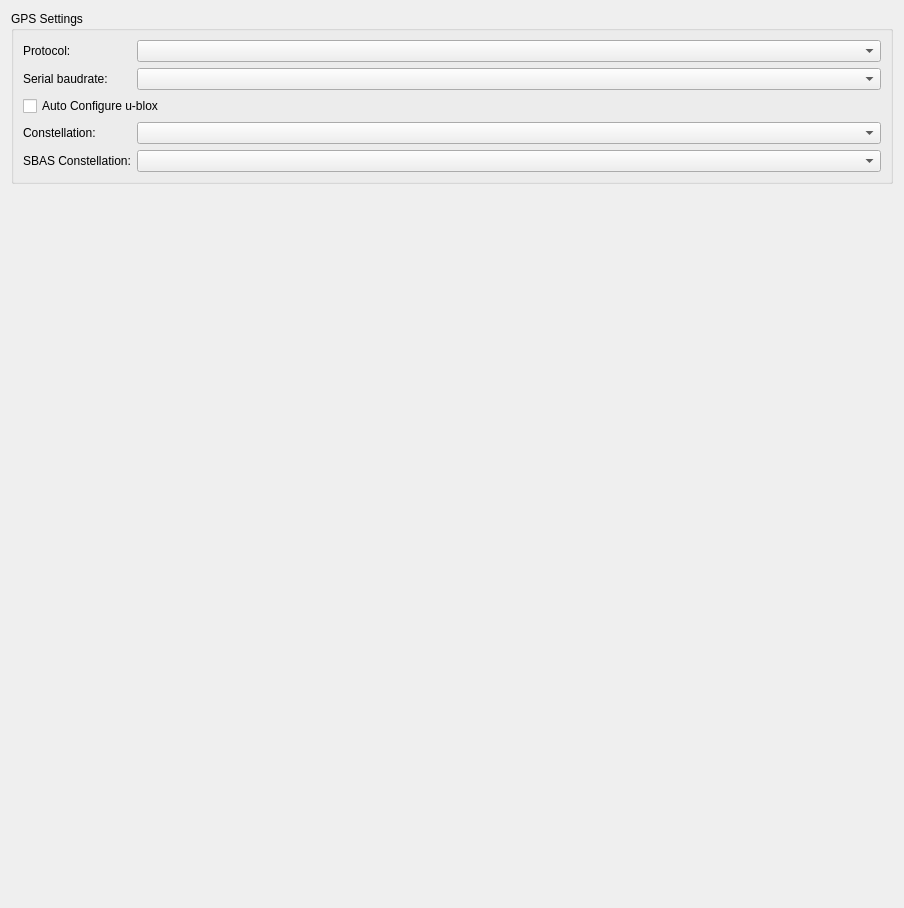
         <widget class="QWidget" name="scrollAreaWidgetContents_4">
          <property name="geometry">
           <rect>
            <x>0</x>
            <y>0</y>
            <width>904</width>
            <height>908</height>
           </rect>
          </property>
          <layout class="QVBoxLayout" name="verticalLayout_16">
           <item>
            <widget class="QGroupBox" name="groupBox">
             <property name="title">
              <string>GPS Settings</string>
             </property>
             <layout class="QFormLayout" name="formLayout_12">
              <item row="0" column="0">
               <widget class="QLabel" name="lblGPSProtocol">
                <property name="text">
                 <string>Protocol:</string>
                </property>
               </widget>
              </item>
              <item row="0" column="1">
               <widget class="QComboBox" name="cbGPSProtocol">
                <property name="objrelation" stdset="0">
                 <stringlist>
                  <string>objname:ModuleSettings</string>
                  <string>fieldname:GPSDataProtocol</string>
                 </stringlist>
                </property>
               </widget>
              </item>
              <item row="3" column="0">
               <widget class="QLabel" name="lblGPSConstellation">
                <property name="text">
                 <string>Constellation:</string>
                </property>
               </widget>
              </item>
              <item row="3" column="1">
               <widget class="QComboBox" name="cbGPSConstellation">
                <property name="objrelation" stdset="0">
                 <stringlist>
                  <string>objname:ModuleSettings</string>
                  <string>fieldname:GPSConstellation</string>
                 </stringlist>
                </property>
               </widget>
              </item>
              <item row="2" column="0" colspan="2">
               <widget class="QCheckBox" name="cbxGPSAutoConfig">
                <property name="text">
                 <string>Auto Configure u-blox</string>
                </property>
                <property name="objrelation" stdset="0">
                 <stringlist>
                  <string>objname:ModuleSettings</string>
                  <string>fieldname:GPSAutoConfigure</string>
                 </stringlist>
                </property>
               </widget>
              </item>
              <item row="4" column="0">
               <widget class="QLabel" name="label">
                <property name="text">
                 <string>SBAS Constellation:</string>
                </property>
               </widget>
              </item>
              <item row="4" column="1">
               <widget class="QComboBox" name="cbGPSSBASConstellation">
                <property name="objrelation" stdset="0">
                 <stringlist>
                  <string>objname:ModuleSettings</string>
                  <string>fieldname:GPSSBASConstellation</string>
                 </stringlist>
                </property>
               </widget>
              </item>
              <item row="1" column="0">
               <widget class="QLabel" name="lbGPS">
                <property name="text">
                 <string>Serial baudrate:</string>
                </property>
               </widget>
              </item>
              <item row="1" column="1">
               <widget class="QComboBox" name="cb_gpsSpeed">
                <property name="objrelation" stdset="0">
                 <stringlist>
                  <string>objname:ModuleSettings</string>
                  <string>fieldname:GPSSpeed</string>
                 </stringlist>
                </property>
               </widget>
              </item>
             </layout>
            </widget>
           </item>
           <item>
            <spacer name="verticalSpacer_8">
             <property name="orientation">
              <enum>Qt::Vertical</enum>
             </property>
             <property name="sizeHint" stdset="0">
              <size>
               <width>20</width>
               <height>653</height>
              </size>
             </property>
            </spacer>
           </item>
          </layout>
         </widget>
